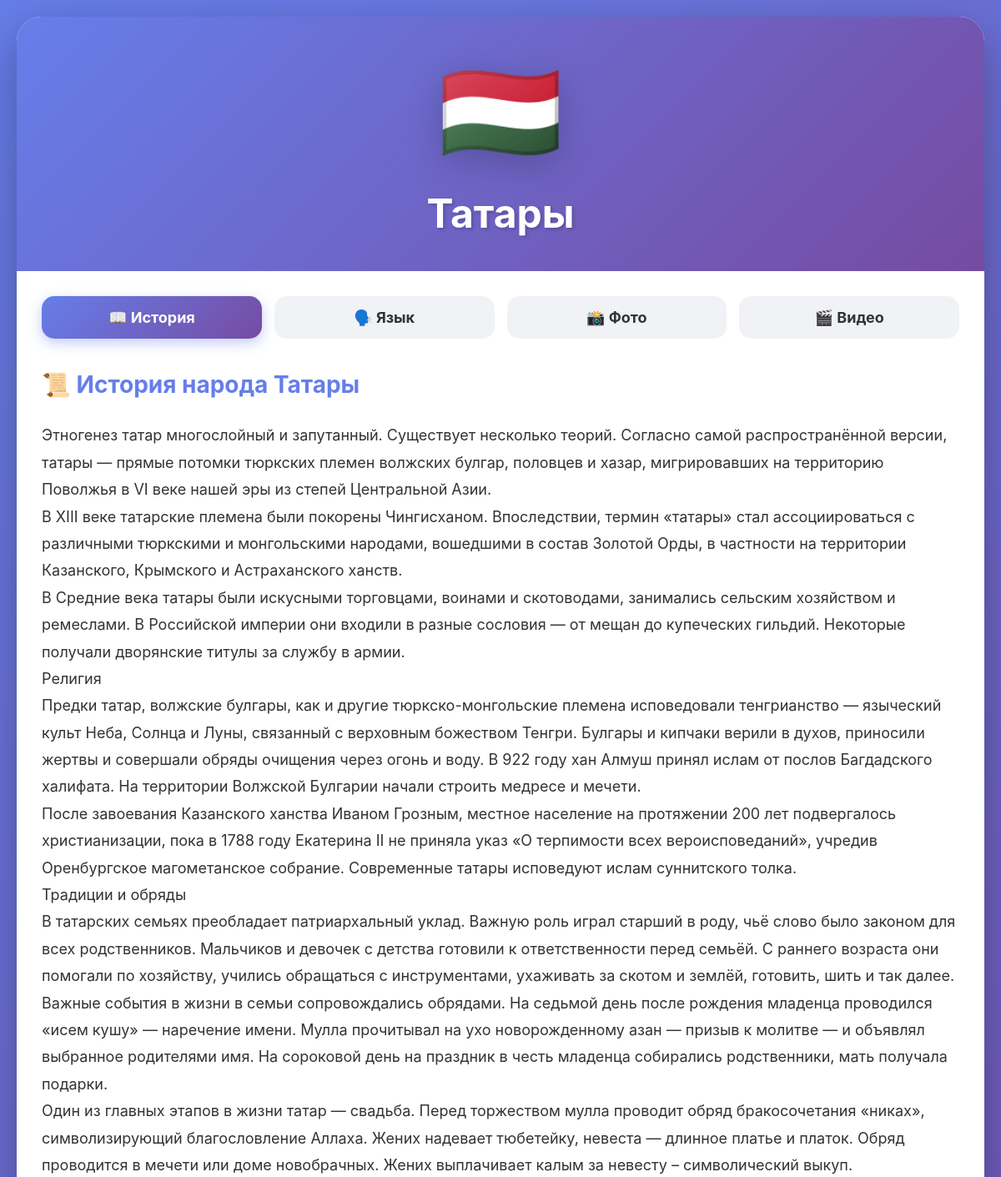
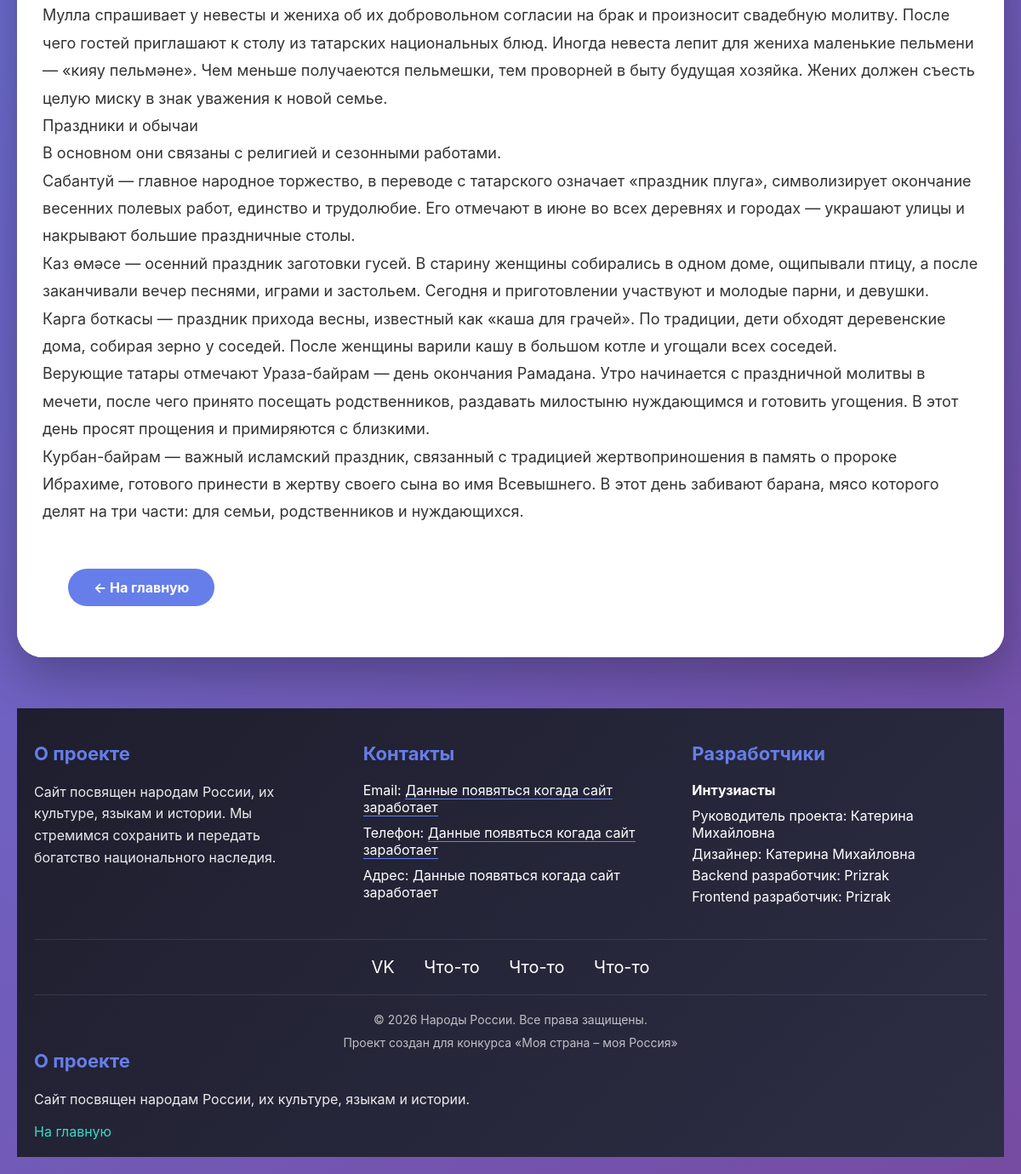
Page /4/ on the committed database (2 pictures, top to bottom).
### peoples/models.py (models this page shows, shortened)
class Nation(models.Model):
    name = models.CharField(max_length=100, verbose_name="Название народа")
    flag_emoji = models.CharField(max_length=10, default='🏳️', verbose_name="Флаг (эмодзи)")
    short_description = models.CharField(max_length=200, blank=True, verbose_name="Краткое описание")
    history_text = models.TextField(verbose_name="История народа")
    language_features = models.TextField(verbose_name="Особенности языка",
                                         help_text="Напишите про грамматику, интересные факты, алфавит и т.д.")
    photo1 = models.ImageField(upload_to='peoples/photos/', blank=True, null=True, verbose_name="Фото 1")
    photo2 = models.ImageField(upload_to='peoples/photos/', blank=True, null=True, verbose_name="Фото 2")
    photo3 = models.ImageField(upload_to='peoples/photos/', blank=True, null=True, verbose_name="Фото 3")
    VIDEO_HOST_CHOICES = [
        ('vk', 'ВКонтакте'),
        ('rutube', 'RUTUBE'),
    ]
    video_host = models.CharField(
        max_length=20,
        choices=VIDEO_HOST_CHOICES,
        default='rutube',
        verbose_name="Видеохостинг",
        help_text="Выберите где разместить видео"
    )
    video_url = models.URLField(blank=True, verbose_name="Ссылка на видео")
    video_embed_code=models.TextField(
        blank=True,
        verbose_name="Код для вставки (Для вк)",
        help_text="Для ВКонтакте: скопируйте embed код из видео"
    )
    audio_file = models.FileField(upload_to='peoples/audio/', blank=True, null=True, verbose_name="Аудио (песня/речь)")
    class Meta:
        verbose_name = "Народ"
        verbose_name_plural = "Народы"

### peoples/views.py (the view)
# urls.py: path('<int:nation_id>/', views.nation_detail, name='nation_detail'),
def nation_detail(request, nation_id):
    nation = get_object_or_404(Nation, id=nation_id)
    return render(request, 'nation_detail.html', {'nation': nation})

### peoples/templates/nation_detail.html (shortened to what this page needs)
<!DOCTYPE html>
<html lang="ru">
<head>
</head>
<body>
    <div class="container">
        <div class="nation-card">
            <div class="header">
                <div class="flag">{{ nation.flag_emoji }}</div>
                <h1>{{ nation.name }}</h1>
            </div>
            <div class="nav-buttons">
                <button class="tab-btn active" onclick="openTab(event, 'history')">📖 История</button>
                <button class="tab-btn" onclick="openTab(event, 'language')">🗣️ Язык</button>
                <button class="tab-btn" onclick="openTab(event, 'gallery')">📸 Фото</button>
                <button class="tab-btn" onclick="openTab(event, 'video')">🎬 Видео</button>
            </div>
            <div class="tab-content">
                <div id="history" class="tab-pane active">
                    <div class="text-block">
                        <h3>📜 История народа {{ nation.name }}</h3>
                        <p>{{ nation.history_text|linebreaks }}</p>
                    </div>
                </div>
            <div style="padding: 0 30px 30px 30px;">
                <a href="/" class="back-btn">← На главную</a>
            </div>
        </div>
    </div>
    {% include 'footer.html' %}
</body>
</html>

### peoples/templates/nation_detail.html (style rules this page uses)
* { margin: 0; padding: 0; box-sizing: border-box; }
body { font-family: -apple-system, BlinkMacSystemFont, 'Segoe UI', Roboto, sans-serif; background: linear-gradient(135deg, #667eea 0%, #764ba2 100%); min-height: 100vh; padding: 20px; }
.container { max-width: 1200px; margin: 0 auto; }
.nation-card { background: white; border-radius: 30px; overflow: hidden; box-shadow: 0 20px 60px rgba(0,0,0,0.3); }
.header { background: linear-gradient(135deg, #667eea 0%, #764ba2 100%); padding: 40px; text-align: center; color: white; }
.flag { font-size: 120px; filter: drop-shadow(0 10px 20px rgba(0,0,0,0.2)); }
h1 { font-size: 48px; margin-top: 20px; text-shadow: 2px 2px 4px rgba(0,0,0,0.2); }
.nav-buttons { display: flex; gap: 15px; padding: 30px 30px 0 30px; background: white; flex-wrap: wrap; }
.tab-btn { flex: 1; padding: 15px 25px; font-size: 18px; font-weight: bold; border: none; background: #f0f2f5; color: #333; cursor: pointer; border-radius: 15px; transition: all 0.3s ease; font-family: inherit; }
.tab-btn.active { background: linear-gradient(135deg, #667eea 0%, #764ba2 100%); color: white; box-shadow: 0 5px 15px rgba(102,126,234,0.4); }
.tab-content { padding: 30px; background: white; }
.tab-pane { display: none; animation: fadeIn 0.5s ease; }
.tab-pane.active { display: block; }
.text-block { line-height: 1.8; font-size: 18px; color: #333; }
.text-block h3 { color: #667eea; margin-bottom: 15px; font-size: 28px; }
.text-block p { margin-bottom: 20px; }
.back-btn { display: inline-block; margin-top: 30px; padding: 12px 30px; background: #667eea; color: white; text-decoration: none; border-radius: 25px; transition: 0.3s; font-weight: bold; }

### rows in the picture
Nation: flag_emoji "🇭🇺", name "Татары", history_text "Этногенез татар многослойный и запутанный. Существует несколько теорий. Согласно самой распространённой версии, татары — прямые потомки тюркских племен волжских булгар, половцев и хазар, мигрировавших на территорию Поволжья в VI веке нашей эры из степей Центральной Азии. В XIII веке татарские племена были покорены Чингисханом. Впоследствии, термин «татары» стал ассоциироваться с различными тюркскими и монгольскими народами, вошедшими в состав Золотой Орды, в частности на территории Казанского, Крымского и Астраханского ханств. В Средние века татары были искусными торговцами, воинами и скотоводами, занимались сельским хозяйством и ремеслами. В Российской империи они входили в разные сословия…"
